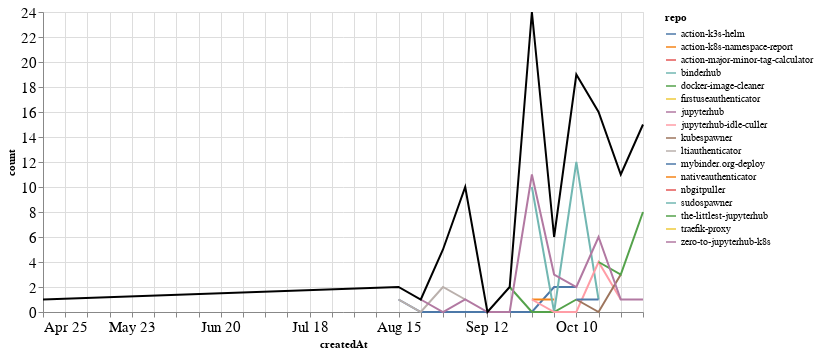

The cell this chart's notebook holds for it:
### Markdown cell above
### PRs

### Code cell
prs_time = prs.groupby('repo').resample('W', on='createdAt').count()['author'].reset_index()
prs_time = prs_time.rename(columns={'author': 'count'})
prs_time_total = prs_time.groupby('createdAt').agg({"count": "sum"}).reset_index()

ch1 = alt.Chart(prs_time, width=600).mark_line().encode(
    x='createdAt',
    y='count',
    color='repo',
    tooltip="repo"
)

ch2 = alt.Chart(prs_time_total, width=600).mark_line(color="black").encode(
    x='createdAt',
    y='count',
)

ch1 + ch2

### Figure 1 — Vega-Lite specification as saved in the notebook (floating-point values rounded to 4 significant figures)
{"config": {"axisLeft": {"labelFontSize": 15}, "axisBottom": {"labelFontSize": 15}}, "layer": [{"data": {"name": "data-aba95065e88ca08785829ceb9ed12a33"}, "mark": "line", "encoding": {"color": {"type": "nominal", "field": "repo"}, "tooltip": {"type": "nominal", "field": "repo"}, "x": {"type": "temporal", "field": "createdAt"}, "y": {"type": "quantitative", "field": "count"}}, "width": 600}, {"data": {"name": "data-5f2d37b88acbc2129dc5d3c78ff9d27a"}, "mark": {"type": "line", "color": "black"}, "encoding": {"x": {"type": "temporal", "field": "createdAt"}, "y": {"type": "quantitative", "field": "count"}}, "width": 600}], "$schema": "https://vega.github.io/schema/vega-lite/v4.8.1.json", "datasets": {"data-aba95065e88ca08785829ceb9ed12a33": [{"repo": "action-k3s-helm", "createdAt": "2021-08-15T00:00:00", "count": 1}, {"repo": "action-k3s-helm", "createdAt": "2021-08-22T00:00:00", "count": 0}, {"repo": "action-k3s-helm", "createdAt": "2021-08-29T00:00:00", "count": 0}, {"repo": "action-k3s-helm", "createdAt": "2021-09-05T00:00:00", "count": 0}, {"repo": "action-k3s-helm", "createdAt": "2021-09-12T00:00:00", "count": 0}, {"repo": "action-k3s-helm", "createdAt": "2021-09-19T00:00:00", "count": 0}, {"repo": "action-k3s-helm", "createdAt": "2021-09-26T00:00:00", "count": 0}, {"repo": "action-k3s-helm", "createdAt": "2021-10-03T00:00:00", "count": 2}, {"repo": "action-k3s-helm", "createdAt": "2021-10-10T00:00:00", "count": 2}, {"repo": "action-k8s-namespace-report", "createdAt": "2021-09-26T00:00:00", "count": 1}, {"repo": "action-k8s-namespace-report", "createdAt": "2021-10-03T00:00:00", "count": 1}, {"repo": "action-major-minor-tag-calculator", "createdAt": "2021-09-26T00:00:00", "count": 1}, {"repo": "binderhub", "createdAt": "2021-09-26T00:00:00", "count": 10}, {"repo": "binderhub", "createdAt": "2021-10-03T00:00:00", "count": 0}, {"repo": "binderhub", "createdAt": "2021-10-10T00:00:00", "count": 12}, {"repo": "binderhub", "createdAt": "2021-10-17T00:00:00", "count": 1}, {"repo": "docker-image-cleaner", "createdAt": "2021-09-19T00:00:00", "count": 2}, {"repo": "docker-image-cleaner", "createdAt": "2021-09-26T00:00:00", "count": 0}, {"repo": "docker-image-cleaner", "createdAt": "2021-10-03T00:00:00", "count": 0}, {"repo": "docker-image-cleaner", "createdAt": "2021-10-10T00:00:00", "count": 1}, {"repo": "firstuseauthenticator", "createdAt": "2021-10-31T00:00:00", "count": 5}, {"repo": "jupyterhub", "createdAt": "2021-08-29T00:00:00", "count": 3}, {"repo": "jupyterhub-idle-culler", "createdAt": "2021-09-26T00:00:00", "count": 1}, {"repo": "jupyterhub-idle-culler", "createdAt": "2021-10-03T00:00:00", "count": 0}, {"repo": "jupyterhub-idle-culler", "createdAt": "2021-10-10T00:00:00", "count": 0}, {"repo": "jupyterhub-idle-culler", "createdAt": "2021-10-17T00:00:00", "count": 4}, {"repo": "jupyterhub-idle-culler", "createdAt": "2021-10-24T00:00:00", "count": 1}, {"repo": "kubespawner", "createdAt": "2021-10-10T00:00:00", "count": 1}, {"repo": "kubespawner", "createdAt": "2021-10-17T00:00:00", "count": 0}, {"repo": "kubespawner", "createdAt": "2021-10-24T00:00:00", "count": 3}, {"repo": "ltiauthenticator", "createdAt": "2021-08-15T00:00:00", "count": 1}, {"repo": "ltiauthenticator", "createdAt": "2021-08-22T00:00:00", "count": 0}, {"repo": "ltiauthenticator", "createdAt": "2021-08-29T00:00:00", "count": 2}, {"repo": "ltiauthenticator", "createdAt": "2021-09-05T00:00:00", "count": 1}, {"repo": "mybinder.org-deploy", "createdAt": "2021-10-10T00:00:00", "count": 1}, {"repo": "mybinder.org-deploy", "createdAt": "2021-10-17T00:00:00", "count": 1}, {"repo": "nativeauthenticator", "createdAt": "2021-10-31T00:00:00", "count": 1}, {"repo": "nbgitpuller", "createdAt": "2021-09-05T00:00:00", "count": 8}, {"repo": "sudospawner", "createdAt": "2021-04-25T00:00:00", "count": 1}, {"repo": "the-littlest-jupyterhub", "createdAt": "2021-10-17T00:00:00", "count": 4}, {"repo": "the-littlest-jupyterhub", "createdAt": "2021-10-24T00:00:00", "count": 3}, {"repo": "the-littlest-jupyterhub", "createdAt": "2021-10-31T00:00:00", "count": 8}, {"repo": "traefik-proxy", "createdAt": "2021-10-24T00:00:00", "count": 3}, {"repo": "zero-to-jupyterhub-k8s", "createdAt": "2021-08-22T00:00:00", "count": 1}, {"repo": "zero-to-jupyterhub-k8s", "createdAt": "2021-08-29T00:00:00", "count": 0}, {"repo": "zero-to-jupyterhub-k8s", "createdAt": "2021-09-05T00:00:00", "count": 1}, {"repo": "zero-to-jupyterhub-k8s", "createdAt": "2021-09-12T00:00:00", "count": 0}, {"repo": "zero-to-jupyterhub-k8s", "createdAt": "2021-09-19T00:00:00", "count": 0}, {"repo": "zero-to-jupyterhub-k8s", "createdAt": "2021-09-26T00:00:00", "count": 11}, {"repo": "zero-to-jupyterhub-k8s", "createdAt": "2021-10-03T00:00:00", "count": 3}, {"repo": "zero-to-jupyterhub-k8s", "createdAt": "2021-10-10T00:00:00", "count": 2}, {"repo": "zero-to-jupyterhub-k8s", "createdAt": "2021-10-17T00:00:00", "count": 6}, {"repo": "zero-to-jupyterhub-k8s", "createdAt": "2021-10-24T00:00:00", "count": 1}, {"repo": "zero-to-jupyterhub-k8s", "createdAt": "2021-10-31T00:00:00", "count": 1}], "data-5f2d37b88acbc2129dc5d3c78ff9d27a": [{"createdAt": "2021-04-25T00:00:00", "count": 1}, {"createdAt": "2021-08-15T00:00:00", "count": 2}, {"createdAt": "2021-08-22T00:00:00", "count": 1}, {"createdAt": "2021-08-29T00:00:00", "count": 5}, {"createdAt": "2021-09-05T00:00:00", "count": 10}, {"createdAt": "2021-09-12T00:00:00", "count": 0}, {"createdAt": "2021-09-19T00:00:00", "count": 2}, {"createdAt": "2021-09-26T00:00:00", "count": 24}, {"createdAt": "2021-10-03T00:00:00", "count": 6}, {"createdAt": "2021-10-10T00:00:00", "count": 19}, {"createdAt": "2021-10-17T00:00:00", "count": 16}, {"createdAt": "2021-10-24T00:00:00", "count": 11}, {"createdAt": "2021-10-31T00:00:00", "count": 15}]}}
